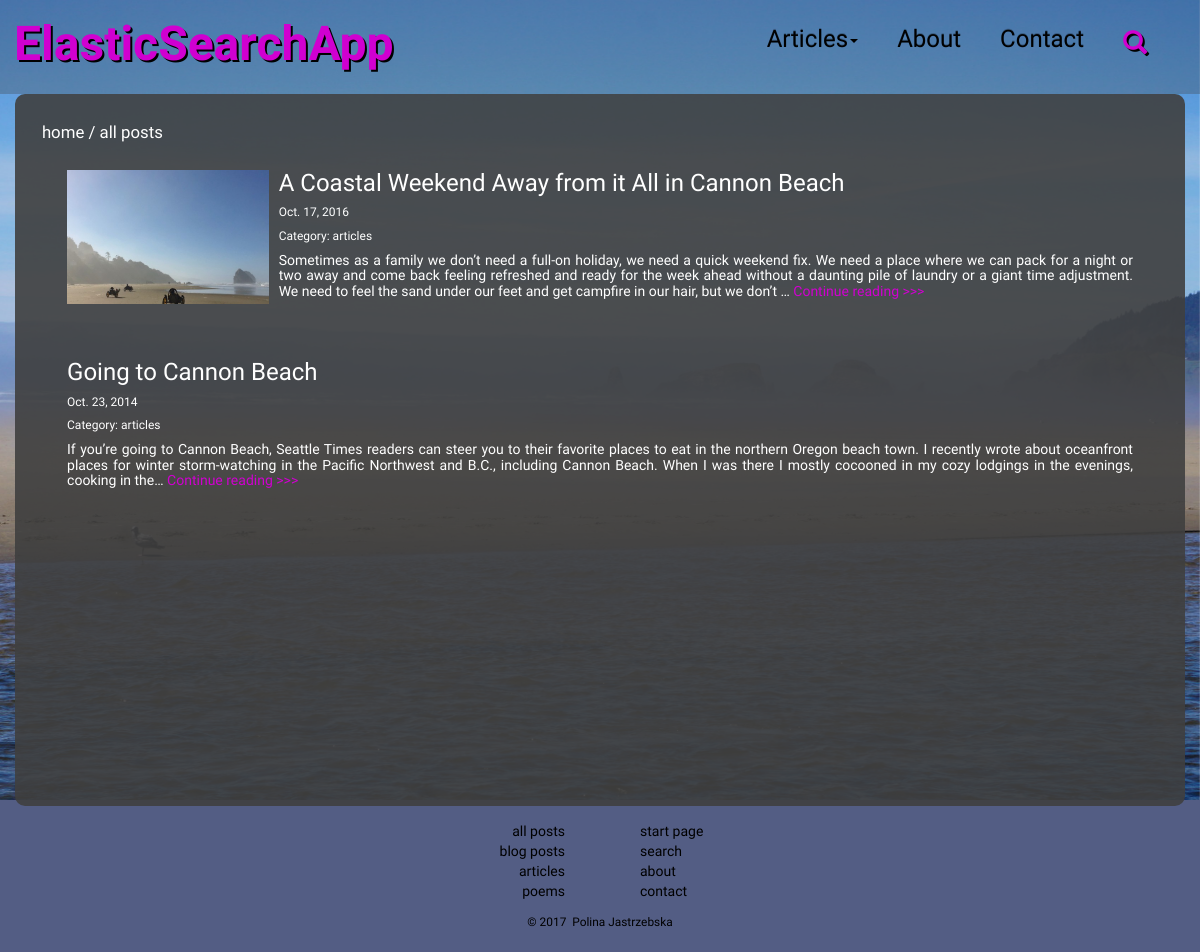
The app's page /index/ with its own data.
### searchapp/models.py (models this page shows, shortened)
class Article(models.Model):
    title = models.CharField(max_length=255, default='', null=True)
    body = models.TextField(max_length=100000, default='', null=True)
    date = models.DateField(blank=False, null=False)
    author = models.CharField(max_length=255, default='', null=True)
    source = models.CharField(max_length=255, default='', null=True)
    img = models.FileField(upload_to=upload_image, default='', blank=True, null=True)
    slug = models.SlugField(max_length=50, default='', unique=True)
    CATEGORY_CHOICES = (
        ('blog posts', 'blog posts'),
        ('articles', 'articles'),
        ('poems', 'poems')
    )
    category = models.FileField(max_length=50, choices=CATEGORY_CHOICES, default='', blank=True)

### searchapp/views.py (the view)
# urls.py: url(r'^index/', page_views.index, name='index'),
def index(request):
    context_dict = {}
    articles = Article.objects.all()
    context_dict["articles"] = articles
    if request.GET.get("category"):
        articles = Article.objects.filter(category=request.GET.get("category").lower())
        context_dict["articles"] = articles
    return render(request, 'searchapp/index.html', context_dict)

### searchapp/templates/searchapp/index.html
{% extends 'searchapp/base.html' %}
{% load static %}
{% block content %}
<div class="container" id="textspace">
  <div class="row">
    <div class="col-md-12">
      <a href="{% url 'start' %}">home</a>&nbsp;/&nbsp;<a href="{% url 'index' %}">all posts</a>
      {% if articles %}
      {% for a in articles %}
        <div class="panel-body">
          <div class="media">
            {% if a.img %}
            <div class="pic media-left">
              <img class="media-object" src="{{ a.img.url }}" alt="Article image">
            </div>
            {% endif %}
            <div class="media-body">
              <h3>{{ a.title }}</h3>
              <h6>{{ a.date }}</h6>
              <h6>Category:&nbsp;{{ a.category }}</h6>
              <h5>{{ a.body|striptags|safe|truncatechars:350 }}<a href="{% url 'article' a.slug %}">&nbsp;Continue reading >>></a></h5>
            </div>
          </div>
        </div>
      {% endfor %}
      {% else %}
        <h4>Oops! There are no articles in this category.</h4>
      {% endif %}
    </div>
  </div>
</div>
{% endblock %}

### searchapp/templates/searchapp/base.html (shortened to what this page needs)
{% load static %}
<!DOCTYPE html>
<html lang="en">
<head>
    <link rel="stylesheet" href="https://maxcdn.bootstrapcdn.com/bootstrap/3.3.7/css/bootstrap.min.css">
    <link rel="stylesheet" href="https://maxcdn.bootstrapcdn.com/bootstrap/3.3.7/css/bootstrap-theme.min.css">
    <link href="{% static 'searchapp/sass/search.min.css' %}" rel="stylesheet">
    <link rel="stylesheet" href="//code.jquery.com/ui/1.12.1/themes/base/jquery-ui.css">
</head>
<body>
  <div id="main" class="container-fluid">
    <nav class="navbar navbar-inverse navbar-toggleable-md">
      <div class="container-fluid">
         <div class="navbar-header">
          <h1 class="navbar-brand mb-0"><a href="{% url 'start' %}"><b>ElasticSearchApp</b></a></h1>
        </div>
    		<div class="collapse navbar-collapse" id="bs-example-navbar-collapse-1">
    			<ul class="nav navbar-nav navbar-right">
            <li class="dropdown">
              <a href="" class="dropdown-toggle" data-toggle="dropdown" role="button" aria-haspopup="true" aria-expanded="false">Articles<span class="caret"></span></a>
            </li>
    				<li><a href="http://github.com/jastr945/xperiments/tree/master/search/search_engine#elasticsearch-app" target="_blank">About</a></li>
    				<li><a href="http://polina.mee.how" target="_blank" >Contact</a></li>
            <li><a href="{% url 'search' %}"><div class="glyphicon glyphicon-search"></div></a></li>
    			</ul>
    		</div>
      </div>
    </nav>
    {% block content %}
    {% endblock %}
  </div>
<footer>
  <div class="container">
    <div class="row justify-content-center">
      <div class="col-lg-6 col-xs-6 left">
        <ul style="list-style: none;">
          <li><a href="{% url 'index' %}">all posts</a></li>
          <li><form method="get"><input type="submit" name="category" value="blog posts"></form></li>
          <li><form method="get"><input type="submit" name="category" value="articles"></form></li>
          <li><form method="get"><input type="submit" name="category" value="poems"></form></li>
        </ul>
      </div>
      <div class="col-lg-6 col-xs-5 right">
        <ul style="list-style: none;">
          <li><a href="{% url 'start' %}">start page</a></li>
          <li><a href="{% url 'search' %}">search</a></li>
          <li><a href="http://github.com/jastr945/xperiments/tree/master/search/search_engine#elasticsearch-app" target="_blank">about</a></li>
          <li><a href="http://polina.mee.how" target="_blank">contact</a></li>
        </ul>
      </div>
    </div>
  </div>
  <small>&copy;
    &nbsp;Polina Jastrzebska</small>
</footer>
</body>
</html>

### records on screen
Article: img (picture), title "A Coastal Weekend Away from it All in Cannon Beach", date "Oct. 17, 2016", category "articles", body "Sometimes as a family we don’t need a full-on holiday, we need a quick weekend fix. We need a place where we can pack for a night or two away and come back feeling refreshed and ready for the week ahead without a daunting pile of laundry or a giant time adjustment. We need to feel the sand under our feet and get campfire in our hair, but we don’t …"
Article: title "Going to Cannon Beach", date "Oct. 23, 2014", category "articles", body "If you’re going to Cannon Beach, Seattle Times readers can steer you to their favorite places to eat in the northern Oregon beach town. I recently wrote about oceanfront places for winter storm-watching in the Pacific Northwest and B.C., including Cannon Beach. When I was there I mostly cocooned in my cozy lodgings in the evenings, cooking in the…"
